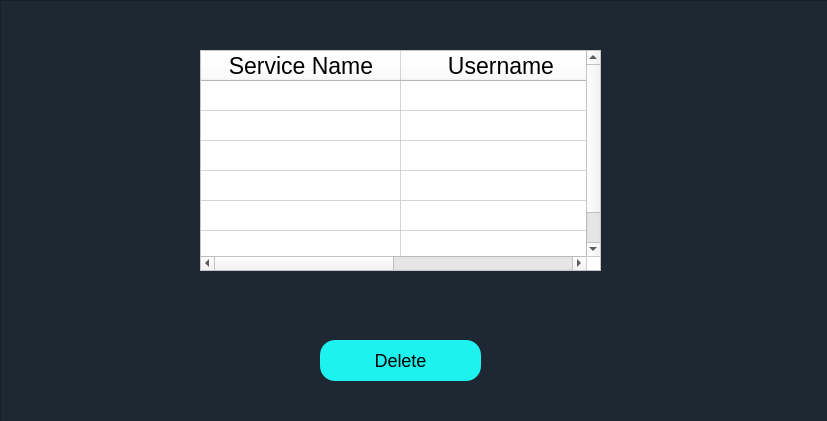
<?xml version="1.0" encoding="UTF-8"?>
<ui version="4.0">
 <class>MainWindow</class>
 <widget class="QMainWindow" name="MainWindow">
  <property name="geometry">
   <rect>
    <x>0</x>
    <y>0</y>
    <width>827</width>
    <height>421</height>
   </rect>
  </property>
  <property name="windowTitle">
   <string>User Window</string>
  </property>
  <widget class="QWidget" name="centralwidget">
   <widget class="QFrame" name="view_pwdbox">
    <property name="geometry">
     <rect>
      <x>0</x>
      <y>0</y>
      <width>841</width>
      <height>601</height>
     </rect>
    </property>
    <property name="styleSheet">
     <string notr="true">QFrame{
background-color: rgb(30, 40, 51) ;
font-size:23px;

color:#fffff2;
}
QPushButton{
background:#1df2ef;
font-size:18px;
border-radius:15px;
color:black;}

QPushButton:hover{
background:#fffff2;
}

</string>
    </property>
    <property name="frameShape">
     <enum>QFrame::StyledPanel</enum>
    </property>
    <property name="frameShadow">
     <enum>QFrame::Raised</enum>
    </property>
    <widget class="QTableWidget" name="Pwd_table">
     <property name="geometry">
      <rect>
       <x>200</x>
       <y>50</y>
       <width>401</width>
       <height>221</height>
      </rect>
     </property>
     <property name="contextMenuPolicy">
      <enum>Qt::NoContextMenu</enum>
     </property>
     <property name="styleSheet">
      <string notr="true">background-color:white;
color:black;
text-align:center;</string>
     </property>
     <property name="autoScroll">
      <bool>true</bool>
     </property>
     <property name="dragEnabled">
      <bool>false</bool>
     </property>
     <property name="alternatingRowColors">
      <bool>false</bool>
     </property>
     <property name="gridStyle">
      <enum>Qt::CustomDashLine</enum>
     </property>
     <property name="sortingEnabled">
      <bool>false</bool>
     </property>
     <property name="wordWrap">
      <bool>true</bool>
     </property>
     <property name="cornerButtonEnabled">
      <bool>true</bool>
     </property>
     <property name="rowCount">
      <number>6</number>
     </property>
     <property name="columnCount">
      <number>2</number>
     </property>
     <attribute name="horizontalHeaderVisible">
      <bool>true</bool>
     </attribute>
     <attribute name="horizontalHeaderDefaultSectionSize">
      <number>200</number>
     </attribute>
     <attribute name="horizontalHeaderHighlightSections">
      <bool>true</bool>
     </attribute>
     <attribute name="verticalHeaderVisible">
      <bool>false</bool>
     </attribute>
     <attribute name="verticalHeaderShowSortIndicator" stdset="0">
      <bool>false</bool>
     </attribute>
     <row>
      <property name="text">
       <string>1</string>
      </property>
     </row>
     <row/>
     <row/>
     <row/>
     <row/>
     <row/>
     <column>
      <property name="text">
       <string>Service Name</string>
      </property>
     </column>
     <column>
      <property name="text">
       <string>Username</string>
      </property>
      <property name="textAlignment">
       <set>AlignCenter</set>
      </property>
     </column>
     <item row="0" column="0">
      <property name="text">
       <string/>
      </property>
     </item>
     <item row="0" column="1">
      <property name="text">
       <string/>
      </property>
     </item>
     <item row="1" column="0">
      <property name="text">
       <string/>
      </property>
     </item>
     <item row="1" column="1">
      <property name="text">
       <string/>
      </property>
      <property name="font">
       <font>
        <pointsize>8</pointsize>
       </font>
      </property>
      <property name="textAlignment">
       <set>AlignLeading|AlignVCenter</set>
      </property>
     </item>
     <item row="2" column="1">
      <property name="text">
       <string/>
      </property>
      <property name="textAlignment">
       <set>AlignLeading|AlignVCenter</set>
      </property>
     </item>
    </widget>
    <widget class="QPushButton" name="Usr_Delete">
     <property name="geometry">
      <rect>
       <x>320</x>
       <y>340</y>
       <width>161</width>
       <height>41</height>
      </rect>
     </property>
     <property name="styleSheet">
      <string notr="true">#Per_Delete{
background-color:#DB4437;
}
#Per_Delete:hover{
background-color:white;
line-spacing:3px;
}</string>
     </property>
     <property name="text">
      <string>Delete</string>
     </property>
    </widget>
   </widget>
  </widget>
 </widget>
 <resources/>
 <connections/>
</ui>
